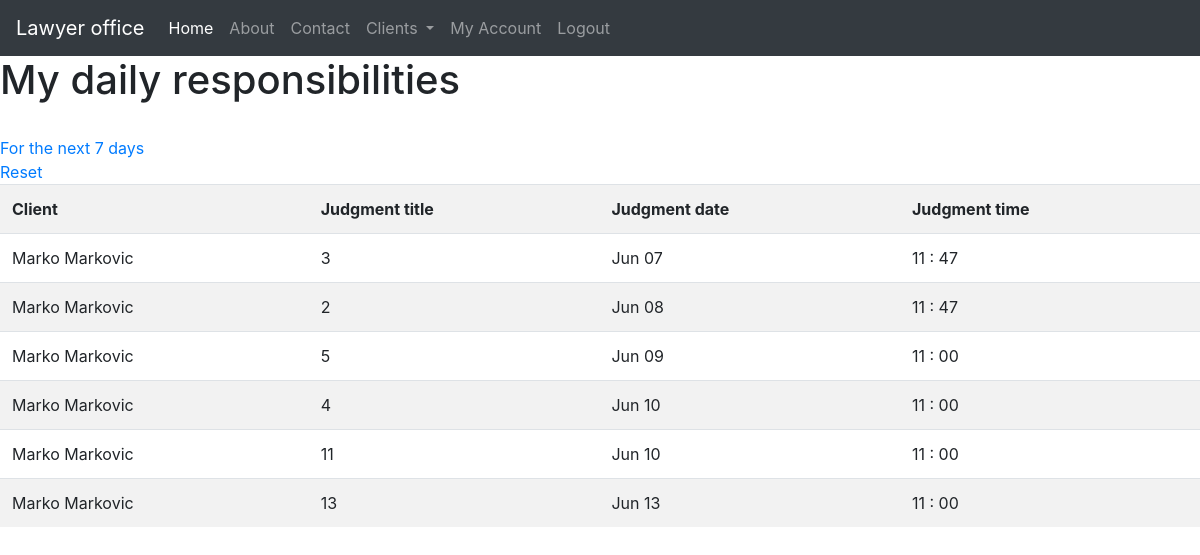
/responsibilities_next_day (signed in), run on the app's committed database.
### blog/models.py (models this page shows)
class Client(db.Model):
    id = db.Column(db.Integer, primary_key=True)
    first_name = db.Column(db.String(250), nullable=False)
    last_name = db.Column(db.String(250), nullable=False)
    city = db.Column(db.String(50), nullable=False)
    address = db.Column(db.String(50), nullable=False)
    phone = db.Column(db.String(50), nullable=False)
    mail = db.Column(db.String(50))
    user_id = db.Column(db.Integer, db.ForeignKey('user.id'), nullable=False)
    judgments = db.relationship('Judgment', backref='judgments')

class Judgment(db.Model):
    id = db.Column(db.Integer, primary_key=True)
    title = db.Column(db.String(250), nullable=False)
    content = db.Column(db.Text, nullable=False)
    date_of_judgment = db.Column(db.DateTime, default=datetime.now)
    document = db.Column(db.LargeBinary)
    client_id = db.Column(db.Integer, db.ForeignKey('client.id'))

### client/routes.py (the view)
@client.route("/responsibilities_next_day", methods=['GET'])
def responsibilities_next_day():
    start_day = datetime.today().date()+ timedelta(days=1)
    end_day = datetime.today().date() + timedelta(days=8)
    judgments = Judgment.query.filter(Judgment.date_of_judgment.between(start_day, end_day)).order_by(
        Judgment.date_of_judgment.asc()).all()
    if not judgments:
        return render_template("responsibilities.html", title="Responsibilities")
    all_clients = {
    }
    for judgment in judgments:
        all_clients[judgment.id] = Client.query.filter(Client.id == judgment.client_id).all()
    return render_template("responsibilities.html", judgments=judgments, clients_list=all_clients,
                           title="Responsibilities")

### blog/models.py (called while the page is built)
@login_manager.user_loader
def load_user(user_id):
    return User.query.get(int(user_id))

### blog/templates/responsibilities.html
{% extends 'base.html' %}
{% block content %}
<h1>My daily responsibilities</h1>
<br>
<a href="{{url_for('client.responsibilities_next_day')}}">For the next 7 days</a>
<br>
<a href="{{url_for('client.responsibilities')}}">Reset</a>
<br>
<table class="table table-striped">
    <tr>
        <th>Client</th>
        <th>Judgment title</th>
        <th>Judgment date</th>
        <th>Judgment time</th>
    </tr>
    {% for judgment in judgments %}
    <tr>
        {% for clients in clients_list[judgment.id] %}
        <td>{{clients.first_name}} {{clients.last_name}}</td>
        <td>{{judgment.title}}</td>
        <td>{{judgment.date_of_judgment.strftime("%b %d")}}</td>
        <td>{{judgment.date_of_judgment.strftime("%H : %M")}}</td>
        {%endfor%}
    </tr>
    {%endfor%}
</table>
{% endblock content %}

### data on the page
Judgment: title "3", date_of_judgment "Jun 07", date_of_judgment "11 : 47"
Client: first_name "Marko", last_name "Markovic"
Judgment: title "2", date_of_judgment "Jun 08", date_of_judgment "11 : 47"
Judgment: title "5", date_of_judgment "Jun 09", date_of_judgment "11 : 00"
Judgment: title "4", date_of_judgment "Jun 10", date_of_judgment "11 : 00"
Judgment: title "11", date_of_judgment "Jun 10", date_of_judgment "11 : 00"
Judgment: title "13", date_of_judgment "Jun 13", date_of_judgment "11 : 00"
